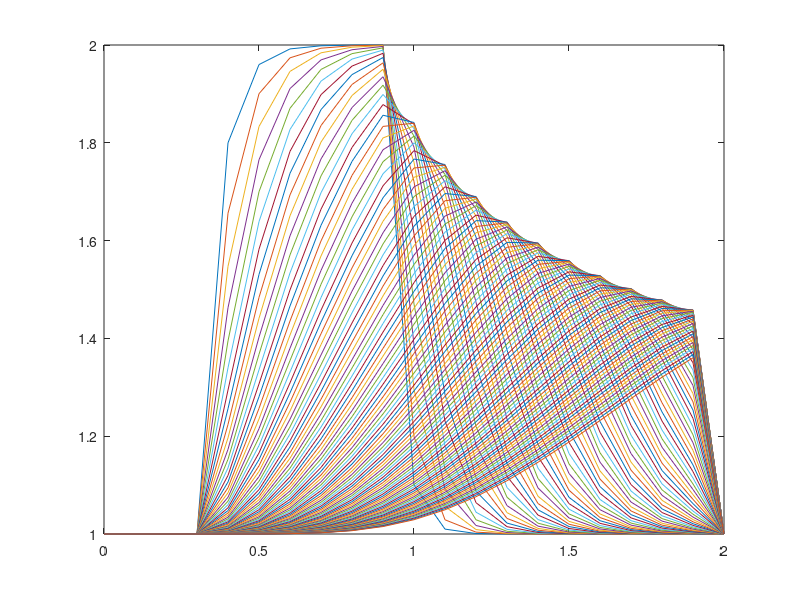

This chart was generated by the following MATLAB code:
%Loren barbaba
%step:1, Non-Linear convectiion
%-----------------------------------
clear all;
close all;
clc;

%Mesh 
dx=0.1;
xl=2;
N=round(xl/dx);
n1=round(0.5/dx);
n2=round(1/dx);
x=0:dx:xl;
%Initial value
size_x=size(x);
u=ones(size_x(2),1);
dt=0.01; %time step size
tf=1;%final time
nt=round(tf/dt);
u(n1:n2)=2;

for t=1:nt
    for i=2:N
        %u(i)=u(i)-(c*dt/dx)*(u(u+1)-u(i));
        u(i)=u(i)-(dt/dx)*(u(i)-u(i-1))*u(i);
    end
    figure(1);
    pause (0.5);
   plot(x,u);
   hold on;
end     
